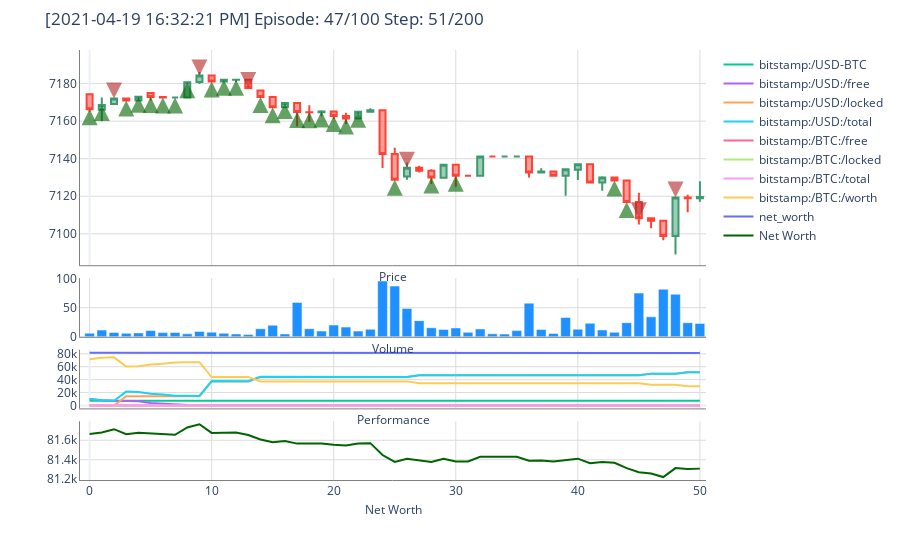

Notebook cell for this chart:
### Code cell
agent = Agent(env)

agent.train(n_steps=200, n_episodes=100, save_path="agents/")

### Figure 1 — Plotly figure (JSON) as saved in the notebook; plotly's stock layout.template omitted (floating-point values rounded to 4 significant figures)
{"data": [{"close": [7166.0, 7169.0, 7172.0, 7171.0, 7173.0, 7173.0, 7173.0, 7173.0, 7181.0, 7184.0, 7181.0, 7182.0, 7182, 7178.0, 7173.0, 7167.0, 7170.0, 7165.0, 7165.0, 7165.0, 7163.0, 7161.0, 7165, 7166.0, 7142.0, 7129.0, 7135.0, 7134.0, 7130.0, 7137.0, 7131.0, 7131.0, 7141.0, 7141.0, 7141.0, 7141.0, 7133.0, 7133.0, 7131.0, 7134.0, 7137, 7127.0, 7130.0, 7128.0, 7117, 7108.0, 7107.0, 7099.0, 7119.0, 7119.0, 7120.0], "high": [7174.0, 7173.0, 7172.0, 7172.0, 7173.0, 7175.0, 7173.0, 7173.0, 7181.0, 7186.0, 7184.0, 7182.0, 7182, 7182, 7176.0, 7173.0, 7170.0, 7170.0, 7168.0, 7166.0, 7165.0, 7165.0, 7165, 7167.0, 7166.0, 7146.0, 7138.0, 7136.0, 7134.0, 7137.0, 7137.0, 7131.0, 7141.0, 7141.0, 7141.0, 7141.0, 7141.0, 7135.0, 7133.0, 7134.0, 7137, 7137, 7131.0, 7130.0, 7128.0, 7122.0, 7108.0, 7107.0, 7120.0, 7121.0, 7128.0], "low": [7165.0, 7160, 7169.0, 7171.0, 7171.0, 7171.0, 7172.0, 7173.0, 7173.0, 7180.0, 7181.0, 7181.0, 7181.0, 7178.0, 7173.0, 7167.0, 7167.0, 7157.0, 7160.0, 7163.0, 7161.0, 7158.0, 7161.0, 7165.0, 7135, 7129.0, 7129.0, 7133.0, 7126.0, 7130.0, 7125, 7131.0, 7131.0, 7141.0, 7141.0, 7141.0, 7130, 7133.0, 7131.0, 7120.0, 7129.0, 7127.0, 7123.0, 7128.0, 7117, 7105, 7103, 7097.0, 7089, 7111.0, 7117.0], "name": "Price", "open": [7174.0, 7166.0, 7169.0, 7172.0, 7171.0, 7175.0, 7173.0, 7173.0, 7173.0, 7181.0, 7184.0, 7181.0, 7182.0, 7182, 7176.0, 7173.0, 7167.0, 7170.0, 7165.0, 7165.0, 7165.0, 7163.0, 7161.0, 7165.0, 7166.0, 7142.0, 7131.0, 7135.0, 7134.0, 7130.0, 7137.0, 7131.0, 7131.0, 7141.0, 7141.0, 7141.0, 7141.0, 7133.0, 7133.0, 7131.0, 7134.0, 7137.0, 7127.0, 7130.0, 7128.0, 7117, 7108.0, 7107.0, 7099.0, 7119.0, 7119.0], "showlegend": false, "type": "candlestick", "uid": "09edf567-cadc-4f7a-9714-4c6a812f96a1", "xaxis": "x", "yaxis": "y"}, {"marker": {"color": "DodgerBlue"}, "name": "Volume", "showlegend": false, "type": "bar", "uid": "aa32f881-5229-4fb8-9146-3cba5b69c721", "xaxis": "x2", "y": [6.278, 11.53, 7.466, 6.117, 6.686, 10.78, 7.199, 7.503, 5.119, 9.231, 8.03, 6.095, 4.919, 3.853, 13.86, 19.87, 4.891, 59.12, 13.87, 9.862, 20.22, 16.72, 9.776, 12.86, 95.8, 87.12, 48.81, 27.81, 15.59, 12.74, 15.29, 7.659, 13.37, 5.177, 4.694, 10.68, 57.85, 12.74, 5.891, 33.09, 13.08, 23.21, 11.82, 7.698, 24.26, 75.09, 34.36, 81.81, 73.17, 24.21, 23.09], "yaxis": "y2"}, {"mode": "lines", "name": "bitstamp:/USD-BTC", "type": "scatter", "uid": "2aade552-5af6-40fb-8dc5-64ff50679a70", "xaxis": "x3", "y": [7166.0, 7169.0, 7172.0, 7171.0, 7173.0, 7173.0, 7173.0, 7173.0, 7181.0, 7184.0, 7181.0, 7182.0, 7182, 7178.0, 7173.0, 7167.0, 7170.0, 7165.0, 7165.0, 7165.0, 7163.0, 7161.0, 7165, 7166.0, 7142.0, 7129.0, 7135.0, 7134.0, 7130.0, 7137.0, 7131.0, 7131.0, 7141.0, 7141.0, 7141.0, 7141.0, 7133.0, 7133.0, 7131.0, 7134.0, 7137, 7127.0, 7130.0, 7128.0, 7117, 7108.0, 7107.0, 7099.0, 7119.0, 7119.0, 7120.0], "yaxis": "y3"}, {"mode": "lines", "name": "bitstamp:/USD:/free", "type": "scatter", "uid": "8ba59f44-26ab-4f2d-8f66-7dcec110f44c", "xaxis": "x3", "y": [10000, 8000, 7200, 7200, 6480, 3888, 2722.0, 816.5, 653.2, 522.5, 522.5, 418.0, 292.6, 263.4, 263.4, 184.3, 147.5, 103.2, 92.92, 74.34, 66.91, 46.84, 37.47, 29.98, 29.98, 29.98, 23.98, 23.98, 23.98, 19.18, 19.18, 15.34, 15.34, 15.34, 15.34, 15.34, 15.34, 15.34, 15.34, 15.34, 15.34, 15.34, 15.34, 15.34, 9.2, 5.52, 5.52, 5.52, 5.52, 5.52, 5.52], "yaxis": "y3"}, {"mode": "lines", "name": "bitstamp:/USD:/locked", "type": "scatter", "uid": "894c4969-7e67-47e9-b650-4a1597ab833e", "xaxis": "x3", "y": [0, 0, 0, 14300.0, 14300.0, 14300.0, 14300.0, 14300.0, 14300.0, 14300.0, 37220.0, 37220.0, 37220.0, 37220.0, 44090.0, 44090.0, 44090.0, 44090.0, 44090.0, 44090.0, 44090.0, 44090.0, 44090.0, 44090.0, 44090.0, 44090.0, 44090.0, 46820.0, 46820.0, 46820.0, 46820.0, 46820.0, 46820.0, 46820.0, 46820.0, 46820.0, 46820.0, 46820.0, 46820.0, 46820.0, 46820.0, 46820.0, 46820.0, 46820.0, 46820.0, 46820.0, 49270.0, 49270.0, 49270.0, 51480.0, 51480.0], "yaxis": "y3"}, {"mode": "lines", "name": "bitstamp:/USD:/total", "type": "scatter", "uid": "d92aa5dc-47d4-42b5-8969-98d836cf02af", "xaxis": "x3", "y": [10000, 8000, 7200, 21500.0, 20780.0, 18190.0, 17020.0, 15120.0, 14950.0, 14820.0, 37740.0, 37640.0, 37510.0, 37490.0, 44350.0, 44280.0, 44240.0, 44190.0, 44180.0, 44170.0, 44160.0, 44140.0, 44130.0, 44120.0, 44120.0, 44120.0, 44120.0, 46850.0, 46850.0, 46840.0, 46840.0, 46840.0, 46840.0, 46840.0, 46840.0, 46840.0, 46840.0, 46840.0, 46840.0, 46840.0, 46840.0, 46840.0, 46840.0, 46840.0, 46830.0, 46830.0, 49280.0, 49280.0, 49280.0, 51490.0, 51490.0], "yaxis": "y3"}, {"mode": "lines", "name": "bitstamp:/BTC:/free", "type": "scatter", "uid": "03f2b180-7aca-4b37-bf45-cbc334c4d8dd", "xaxis": "x3", "y": [10, 10, 10, 8, 8, 8, 8, 8, 8, 8, 4.8, 4.8, 4.8, 4.8, 3.84, 3.84, 3.84, 3.84, 3.84, 3.84, 3.84, 3.84, 3.84, 3.84, 3.84, 3.84, 3.84, 3.456, 3.456, 3.456, 3.456, 3.456, 3.456, 3.456, 3.456, 3.456, 3.456, 3.456, 3.456, 3.456, 3.456, 3.456, 3.456, 3.456, 3.456, 3.456, 3.11, 3.11, 3.11, 2.799, 2.799], "yaxis": "y3"}, {"mode": "lines", "name": "bitstamp:/BTC:/locked", "type": "scatter", "uid": "60bee418-91d9-4b56-bf2e-83b845cd18fb", "xaxis": "x3", "y": [0, 0.2782, 0.3895, 0.3895, 0.4896, 0.8499, 1.012, 1.277, 1.3, 1.318, 1.318, 1.332, 1.35, 1.354, 1.354, 1.365, 1.37, 1.376, 1.377, 1.38, 1.381, 1.384, 1.385, 1.386, 1.386, 1.386, 1.387, 1.387, 1.387, 1.388, 1.388, 1.388, 1.388, 1.388, 1.388, 1.388, 1.388, 1.388, 1.388, 1.388, 1.388, 1.388, 1.388, 1.388, 1.389, 1.39, 1.39, 1.39, 1.39, 1.39, 1.39], "yaxis": "y3"}, {"mode": "lines", "name": "bitstamp:/BTC:/total", "type": "scatter", "uid": "2295a212-b108-4c3a-9cc2-cd67092a0f4e", "xaxis": "x3", "y": [10, 10.28, 10.39, 8.39, 8.49, 8.85, 9.012, 9.277, 9.3, 9.318, 6.118, 6.132, 6.15, 6.154, 5.194, 5.205, 5.21, 5.216, 5.217, 5.22, 5.221, 5.224, 5.225, 5.226, 5.226, 5.226, 5.227, 4.843, 4.843, 4.844, 4.844, 4.844, 4.844, 4.844, 4.844, 4.844, 4.844, 4.844, 4.844, 4.844, 4.844, 4.844, 4.844, 4.844, 4.845, 4.846, 4.5, 4.5, 4.5, 4.189, 4.189], "yaxis": "y3"}, {"mode": "lines", "name": "bitstamp:/BTC:/worth", "type": "scatter", "uid": "c8916686-15ef-44e6-8bf2-f40e73437ac0", "xaxis": "x3", "y": [71660.0, 73680.0, 74510.0, 60160.0, 60900.0, 63480.0, 64640.0, 66540.0, 66780.0, 66940.0, 43930.0, 44040.0, 44170.0, 44170.0, 37250.0, 37300.0, 37350.0, 37370.0, 37380.0, 37400.0, 37400.0, 37410.0, 37440.0, 37450.0, 37330.0, 37260.0, 37300.0, 34550.0, 34530.0, 34570.0, 34540.0, 34540.0, 34590.0, 34590.0, 34590.0, 34590.0, 34550.0, 34550.0, 34540.0, 34560.0, 34570.0, 34530.0, 34540.0, 34530.0, 34480.0, 34440.0, 31980.0, 31940.0, 32040.0, 29820.0, 29820.0], "yaxis": "y3"}, {"mode": "lines", "name": "net_worth", "type": "scatter", "uid": "276cbc23-0330-4abf-b371-14b6cc841057", "xaxis": "x3", "y": [81660.0, 81680.0, 81710.0, 81660.0, 81680.0, 81670.0, 81660.0, 81660.0, 81730.0, 81760.0, 81680.0, 81680.0, 81680.0, 81650.0, 81610.0, 81580.0, 81590.0, 81570.0, 81570.0, 81570.0, 81550.0, 81550.0, 81570.0, 81570.0, 81450.0, 81380.0, 81410.0, 81390.0, 81380.0, 81410.0, 81380.0, 81380.0, 81430.0, 81430.0, 81430.0, 81430.0, 81390.0, 81390.0, 81380.0, 81400.0, 81410.0, 81360.0, 81380.0, 81370.0, 81310.0, 81270.0, 81260.0, 81220.0, 81310.0, 81310.0, 81310.0], "yaxis": "y3"}, {"marker": {"color": "DarkGreen"}, "mode": "lines", "name": "Net Worth", "type": "scatter", "uid": "25ea341e-489b-4bf7-a2b9-893c1fadaacf", "xaxis": "x4", "y": [81660.0, 81680.0, 81710.0, 81660.0, 81680.0, 81670.0, 81660.0, 81660.0, 81730.0, 81760.0, 81680.0, 81680.0, 81680.0, 81650.0, 81610.0, 81580.0, 81590.0, 81570.0, 81570.0, 81570.0, 81550.0, 81550.0, 81570.0, 81570.0, 81450.0, 81380.0, 81410.0, 81390.0, 81380.0, 81410.0, 81380.0, 81380.0, 81430.0, 81430.0, 81430.0, 81430.0, 81390.0, 81390.0, 81380.0, 81400.0, 81410.0, 81360.0, 81380.0, 81370.0, 81310.0, 81270.0, 81260.0, 81220.0, 81310.0, 81310.0, 81310.0], "yaxis": "y4"}], "layout": {"annotations": [{"arrowcolor": "FireBrick", "arrowhead": 2, "arrowsize": 0.8, "arrowwidth": 4, "ax": 0, "ay": -15, "hoverlabel": {"bgcolor": "FireBrick"}, "hovertext": "Step 49 [01_01_2020]<br>SELL 0.31010688 BTC @ 7119.28 USD MARKET<br>Total: 2207.74 USD - Comm.: 0.00093312 BTC", "opacity": 0.6, "showarrow": true, "x": 48, "xref": "x", "y": 7119.0, "yref": "y"}, {"arrowcolor": "FireBrick", "arrowhead": 2, "arrowsize": 0.8, "arrowwidth": 4, "ax": 0, "ay": -15, "hoverlabel": {"bgcolor": "FireBrick"}, "hovertext": "Step 46 [01_01_2020]<br>SELL 0.3445632 BTC @ 7108.3 USD MARKET<br>Total: 2449.26 USD - Comm.: 0.00103680 BTC", "opacity": 0.6, "showarrow": true, "x": 45, "xref": "x", "y": 7108.0, "yref": "y"}, {"arrowcolor": "DarkGreen", "arrowhead": 2, "arrowsize": 0.8, "arrowwidth": 4, "ax": 0, "ay": 15, "hoverlabel": {"bgcolor": "DarkGreen"}, "hovertext": "Step 45 [01_01_2020]<br>BUY 0.00051567 BTC @ 7117.0 USD MARKET<br>Total: 3.67 USD - Comm.: 0.01 USD", "opacity": 0.6, "showarrow": true, "x": 44, "xref": "x", "y": 7117, "yref": "y"}, {"arrowcolor": "DarkGreen", "arrowhead": 2, "arrowsize": 0.8, "arrowwidth": 4, "ax": 0, "ay": 15, "hoverlabel": {"bgcolor": "DarkGreen"}, "hovertext": "Step 44 [01_01_2020]<br>BUY 0.00085855 BTC @ 7128.32 USD MARKET<br>Total: 6.12 USD - Comm.: 0.02 USD", "opacity": 0.6, "showarrow": true, "x": 43, "xref": "x", "y": 7128.0, "yref": "y"}, {"arrowcolor": "DarkGreen", "arrowhead": 2, "arrowsize": 0.8, "arrowwidth": 4, "ax": 0, "ay": 15, "hoverlabel": {"bgcolor": "DarkGreen"}, "hovertext": "Step 31 [01_01_2020]<br>BUY 0.0005371 BTC @ 7130.92 USD MARKET<br>Total: 3.83 USD - Comm.: 0.01 USD", "opacity": 0.6, "showarrow": true, "x": 30, "xref": "x", "y": 7131.0, "yref": "y"}, {"arrowcolor": "DarkGreen", "arrowhead": 2, "arrowsize": 0.8, "arrowwidth": 4, "ax": 0, "ay": 15, "hoverlabel": {"bgcolor": "DarkGreen"}, "hovertext": "Step 29 [01_01_2020]<br>BUY 0.00067182 BTC @ 7129.92 USD MARKET<br>Total: 4.79 USD - Comm.: 0.01 USD", "opacity": 0.6, "showarrow": true, "x": 28, "xref": "x", "y": 7130.0, "yref": "y"}, {"arrowcolor": "FireBrick", "arrowhead": 2, "arrowsize": 0.8, "arrowwidth": 4, "ax": 0, "ay": -15, "hoverlabel": {"bgcolor": "FireBrick"}, "hovertext": "Step 27 [01_01_2020]<br>SELL 0.382848 BTC @ 7135.17 USD MARKET<br>Total: 2731.69 USD - Comm.: 0.00115200 BTC", "opacity": 0.6, "showarrow": true, "x": 26, "xref": "x", "y": 7135.0, "yref": "y"}, {"arrowcolor": "DarkGreen", "arrowhead": 2, "arrowsize": 0.8, "arrowwidth": 4, "ax": 0, "ay": 15, "hoverlabel": {"bgcolor": "DarkGreen"}, "hovertext": "Step 26 [01_01_2020]<br>BUY 0.00083885 BTC @ 7128.83 USD MARKET<br>Total: 5.98 USD - Comm.: 0.02 USD", "opacity": 0.6, "showarrow": true, "x": 25, "xref": "x", "y": 7129.0, "yref": "y"}, {"arrowcolor": "DarkGreen", "arrowhead": 2, "arrowsize": 0.8, "arrowwidth": 4, "ax": 0, "ay": 15, "hoverlabel": {"bgcolor": "DarkGreen"}, "hovertext": "Step 23 [01_01_2020]<br>BUY 0.00104257 BTC @ 7165.0 USD MARKET<br>Total: 7.47 USD - Comm.: 0.02 USD", "opacity": 0.6, "showarrow": true, "x": 22, "xref": "x", "y": 7165, "yref": "y"}, {"arrowcolor": "DarkGreen", "arrowhead": 2, "arrowsize": 0.8, "arrowwidth": 4, "ax": 0, "ay": 15, "hoverlabel": {"bgcolor": "DarkGreen"}, "hovertext": "Step 22 [01_01_2020]<br>BUY 0.00130422 BTC @ 7161.36 USD MARKET<br>Total: 9.34 USD - Comm.: 0.03 USD", "opacity": 0.6, "showarrow": true, "x": 21, "xref": "x", "y": 7161.0, "yref": "y"}, {"arrowcolor": "DarkGreen", "arrowhead": 2, "arrowsize": 0.8, "arrowwidth": 4, "ax": 0, "ay": 15, "hoverlabel": {"bgcolor": "DarkGreen"}, "hovertext": "Step 21 [01_01_2020]<br>BUY 0.00279364 BTC @ 7162.71 USD MARKET<br>Total: 20.01 USD - Comm.: 0.06 USD", "opacity": 0.6, "showarrow": true, "x": 20, "xref": "x", "y": 7163.0, "yref": "y"}, {"arrowcolor": "DarkGreen", "arrowhead": 2, "arrowsize": 0.8, "arrowwidth": 4, "ax": 0, "ay": 15, "hoverlabel": {"bgcolor": "DarkGreen"}, "hovertext": "Step 20 [01_01_2020]<br>BUY 0.00103417 BTC @ 7165.19 USD MARKET<br>Total: 7.41 USD - Comm.: 0.02 USD", "opacity": 0.6, "showarrow": true, "x": 19, "xref": "x", "y": 7165.0, "yref": "y"}, {"arrowcolor": "DarkGreen", "arrowhead": 2, "arrowsize": 0.8, "arrowwidth": 4, "ax": 0, "ay": 15, "hoverlabel": {"bgcolor": "DarkGreen"}, "hovertext": "Step 19 [01_01_2020]<br>BUY 0.00258488 BTC @ 7164.73 USD MARKET<br>Total: 18.52 USD - Comm.: 0.06 USD", "opacity": 0.6, "showarrow": true, "x": 18, "xref": "x", "y": 7165.0, "yref": "y"}, {"arrowcolor": "DarkGreen", "arrowhead": 2, "arrowsize": 0.8, "arrowwidth": 4, "ax": 0, "ay": 15, "hoverlabel": {"bgcolor": "DarkGreen"}, "hovertext": "Step 18 [01_01_2020]<br>BUY 0.00143619 BTC @ 7164.8 USD MARKET<br>Total: 10.29 USD - Comm.: 0.03 USD", "opacity": 0.6, "showarrow": true, "x": 17, "xref": "x", "y": 7165.0, "yref": "y"}, {"arrowcolor": "DarkGreen", "arrowhead": 2, "arrowsize": 0.8, "arrowwidth": 4, "ax": 0, "ay": 15, "hoverlabel": {"bgcolor": "DarkGreen"}, "hovertext": "Step 17 [01_01_2020]<br>BUY 0.00615226 BTC @ 7169.72 USD MARKET<br>Total: 44.11 USD - Comm.: 0.13 USD", "opacity": 0.6, "showarrow": true, "x": 16, "xref": "x", "y": 7170.0, "yref": "y"}, {"arrowcolor": "DarkGreen", "arrowhead": 2, "arrowsize": 0.8, "arrowwidth": 4, "ax": 0, "ay": 15, "hoverlabel": {"bgcolor": "DarkGreen"}, "hovertext": "Step 16 [01_01_2020]<br>BUY 0.00512879 BTC @ 7167.38 USD MARKET<br>Total: 36.76 USD - Comm.: 0.11 USD", "opacity": 0.6, "showarrow": true, "x": 15, "xref": "x", "y": 7167.0, "yref": "y"}, {"arrowcolor": "DarkGreen", "arrowhead": 2, "arrowsize": 0.8, "arrowwidth": 4, "ax": 0, "ay": 15, "hoverlabel": {"bgcolor": "DarkGreen"}, "hovertext": "Step 15 [01_01_2020]<br>BUY 0.01098169 BTC @ 7172.85 USD MARKET<br>Total: 78.77 USD - Comm.: 0.24 USD", "opacity": 0.6, "showarrow": true, "x": 14, "xref": "x", "y": 7173.0, "yref": "y"}, {"arrowcolor": "FireBrick", "arrowhead": 2, "arrowsize": 0.8, "arrowwidth": 4, "ax": 0, "ay": -15, "hoverlabel": {"bgcolor": "FireBrick"}, "hovertext": "Step 14 [01_01_2020]<br>SELL 0.95712 BTC @ 7177.58 USD MARKET<br>Total: 6869.81 USD - Comm.: 0.00288000 BTC", "opacity": 0.6, "showarrow": true, "x": 13, "xref": "x", "y": 7178.0, "yref": "y"}, {"arrowcolor": "DarkGreen", "arrowhead": 2, "arrowsize": 0.8, "arrowwidth": 4, "ax": 0, "ay": 15, "hoverlabel": {"bgcolor": "DarkGreen"}, "hovertext": "Step 13 [01_01_2020]<br>BUY 0.00406154 BTC @ 7182.0 USD MARKET<br>Total: 29.17 USD - Comm.: 0.09 USD", "opacity": 0.6, "showarrow": true, "x": 12, "xref": "x", "y": 7182, "yref": "y"}, {"arrowcolor": "DarkGreen", "arrowhead": 2, "arrowsize": 0.8, "arrowwidth": 4, "ax": 0, "ay": 15, "hoverlabel": {"bgcolor": "DarkGreen"}, "hovertext": "Step 12 [01_01_2020]<br>BUY 0.01740882 BTC @ 7181.99 USD MARKET<br>Total: 125.03 USD - Comm.: 0.38 USD", "opacity": 0.6, "showarrow": true, "x": 11, "xref": "x", "y": 7182.0, "yref": "y"}, {"arrowcolor": "DarkGreen", "arrowhead": 2, "arrowsize": 0.8, "arrowwidth": 4, "ax": 0, "ay": 15, "hoverlabel": {"bgcolor": "DarkGreen"}, "hovertext": "Step 11 [01_01_2020]<br>BUY 0.01451033 BTC @ 7181.09 USD MARKET<br>Total: 104.2 USD - Comm.: 0.31 USD", "opacity": 0.6, "showarrow": true, "x": 10, "xref": "x", "y": 7181.0, "yref": "y"}, {"arrowcolor": "FireBrick", "arrowhead": 2, "arrowsize": 0.8, "arrowwidth": 4, "ax": 0, "ay": -15, "hoverlabel": {"bgcolor": "FireBrick"}, "hovertext": "Step 10 [01_01_2020]<br>SELL 3.1904 BTC @ 7184.3 USD MARKET<br>Total: 22920.79 USD - Comm.: 0.00960000 BTC", "opacity": 0.6, "showarrow": true, "x": 9, "xref": "x", "y": 7184.0, "yref": "y"}, {"arrowcolor": "DarkGreen", "arrowhead": 2, "arrowsize": 0.8, "arrowwidth": 4, "ax": 0, "ay": 15, "hoverlabel": {"bgcolor": "DarkGreen"}, "hovertext": "Step 9 [01_01_2020]<br>BUY 0.01813877 BTC @ 7180.75 USD MARKET<br>Total: 130.25 USD - Comm.: 0.39 USD", "opacity": 0.6, "showarrow": true, "x": 8, "xref": "x", "y": 7181.0, "yref": "y"}, {"arrowcolor": "DarkGreen", "arrowhead": 2, "arrowsize": 0.8, "arrowwidth": 4, "ax": 0, "ay": 15, "hoverlabel": {"bgcolor": "DarkGreen"}, "hovertext": "Step 8 [01_01_2020]<br>BUY 0.0226991 BTC @ 7172.53 USD MARKET<br>Total: 162.81 USD - Comm.: 0.49 USD", "opacity": 0.6, "showarrow": true, "x": 7, "xref": "x", "y": 7173.0, "yref": "y"}, {"arrowcolor": "DarkGreen", "arrowhead": 2, "arrowsize": 0.8, "arrowwidth": 4, "ax": 0, "ay": 15, "hoverlabel": {"bgcolor": "DarkGreen"}, "hovertext": "Step 7 [01_01_2020]<br>BUY 0.26481627 BTC @ 7172.52 USD MARKET<br>Total: 1899.4 USD - Comm.: 5.72 USD", "opacity": 0.6, "showarrow": true, "x": 6, "xref": "x", "y": 7173.0, "yref": "y"}, {"arrowcolor": "DarkGreen", "arrowhead": 2, "arrowsize": 0.8, "arrowwidth": 4, "ax": 0, "ay": 15, "hoverlabel": {"bgcolor": "DarkGreen"}, "hovertext": "Step 6 [01_01_2020]<br>BUY 0.16212501 BTC @ 7172.86 USD MARKET<br>Total: 1162.9 USD - Comm.: 3.50 USD", "opacity": 0.6, "showarrow": true, "x": 5, "xref": "x", "y": 7173.0, "yref": "y"}, {"arrowcolor": "DarkGreen", "arrowhead": 2, "arrowsize": 0.8, "arrowwidth": 4, "ax": 0, "ay": 15, "hoverlabel": {"bgcolor": "DarkGreen"}, "hovertext": "Step 5 [01_01_2020]<br>BUY 0.36026945 BTC @ 7173.02 USD MARKET<br>Total: 2584.22 USD - Comm.: 7.78 USD", "opacity": 0.6, "showarrow": true, "x": 4, "xref": "x", "y": 7173.0, "yref": "y"}, {"arrowcolor": "DarkGreen", "arrowhead": 2, "arrowsize": 0.8, "arrowwidth": 4, "ax": 0, "ay": 15, "hoverlabel": {"bgcolor": "DarkGreen"}, "hovertext": "Step 4 [01_01_2020]<br>BUY 0.10010333 BTC @ 7170.99 USD MARKET<br>Total: 717.84 USD - Comm.: 2.16 USD", "opacity": 0.6, "showarrow": true, "x": 3, "xref": "x", "y": 7171.0, "yref": "y"}, {"arrowcolor": "FireBrick", "arrowhead": 2, "arrowsize": 0.8, "arrowwidth": 4, "ax": 0, "ay": -15, "hoverlabel": {"bgcolor": "FireBrick"}, "hovertext": "Step 3 [01_01_2020]<br>SELL 1.994 BTC @ 7172.01 USD MARKET<br>Total: 14300.99 USD - Comm.: 0.00600000 BTC", "opacity": 0.6, "showarrow": true, "x": 2, "xref": "x", "y": 7172.0, "yref": "y"}, {"arrowcolor": "DarkGreen", "arrowhead": 2, "arrowsize": 0.8, "arrowwidth": 4, "ax": 0, "ay": 15, "hoverlabel": {"bgcolor": "DarkGreen"}, "hovertext": "Step 2 [01_01_2020]<br>BUY 0.11126363 BTC @ 7168.56 USD MARKET<br>Total: 797.6 USD - Comm.: 2.40 USD", "opacity": 0.6, "showarrow": true, "x": 1, "xref": "x", "y": 7169.0, "yref": "y"}, {"arrowcolor": "DarkGreen", "arrowhead": 2, "arrowsize": 0.8, "arrowwidth": 4, "ax": 0, "ay": 15, "hoverlabel": {"bgcolor": "DarkGreen"}, "hovertext": "Step 1 [01_01_2020]<br>BUY 0.2782433 BTC @ 7166.39 USD MARKET<br>Total: 1994.0 USD - Comm.: 6.00 USD", "opacity": 0.6, "showarrow": true, "x": 0, "xref": "x", "y": 7166.0, "yref": "y"}], "margin": {"t": 50}, "title": {"text": "[2021-04-19 16:32:21 PM] Episode: 47/100 Step: 51/200"}, "xaxis": {"anchor": "y", "domain": [0, 1], "gridcolor": "Gainsboro", "linecolor": "Grey", "matches": "x4", "rangeslider": {"visible": false}, "showticklabels": false, "title": {"font": {"size": 12}, "standoff": 7, "text": "Price"}}, "xaxis2": {"anchor": "y2", "domain": [0, 1], "gridcolor": "Gainsboro", "linecolor": "Grey", "matches": "x4", "showticklabels": false, "title": {"font": {"size": 12}, "standoff": 7, "text": "Volume"}}, "xaxis3": {"anchor": "y3", "domain": [0, 1], "gridcolor": "Gainsboro", "linecolor": "Grey", "matches": "x4", "showticklabels": false, "title": {"font": {"size": 12}, "standoff": 7, "text": "Performance"}}, "xaxis4": {"anchor": "y4", "domain": [0, 1], "gridcolor": "Gainsboro", "linecolor": "Grey", "title": {"font": {"size": 12}, "standoff": 7, "text": "Net Worth"}}, "yaxis": {"anchor": "x", "domain": [0.4995, 1], "gridcolor": "Gainsboro", "linecolor": "Grey"}, "yaxis2": {"anchor": "x2", "domain": [0.333, 0.4695], "gridcolor": "Gainsboro", "linecolor": "Grey"}, "yaxis3": {"anchor": "x3", "domain": [0.1665, 0.303], "gridcolor": "Gainsboro", "linecolor": "Grey"}, "yaxis4": {"anchor": "x4", "domain": [0, 0.1365], "gridcolor": "Gainsboro", "linecolor": "Grey"}}}
